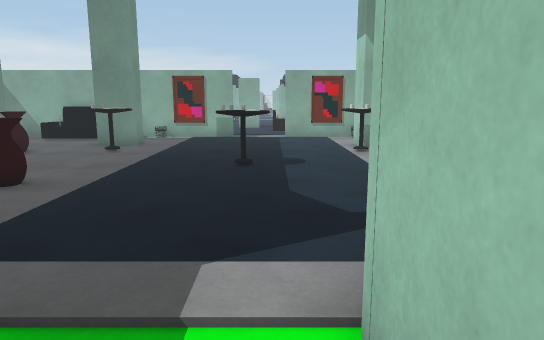
View 1 (above)

16 first-person views from a walk through a Unity game level. The camera is 1.4 m above the floor, tilts 10° down and sees 70° across. The floor is counted in squares, 0.72 m on a side. Each view is taken from the middle of a square. On the plan, view 1 faces up. The plan holds only what a view shows up to about 19 squares ahead; the rest is blank. The place goes on beyond the plan. The player is left out. Some animated figures are not drawn. Door leaves are left out, so doorways stand open. Surface patterns are stand-ins for the level's own textures.

View 2
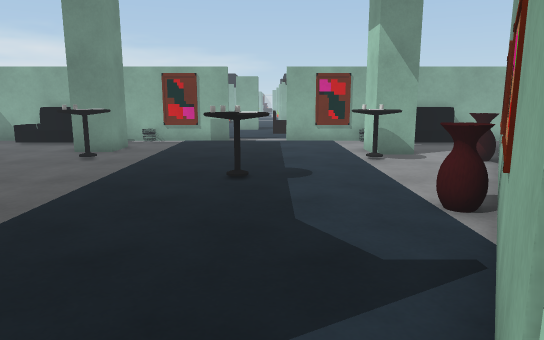

View 3
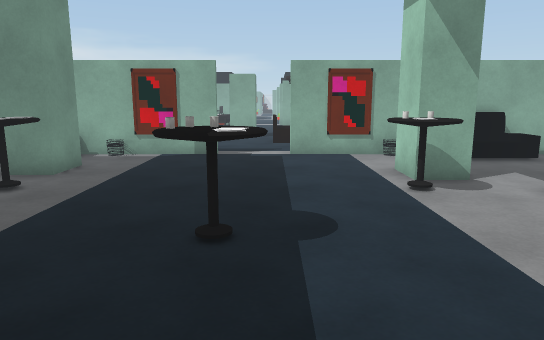

View 4
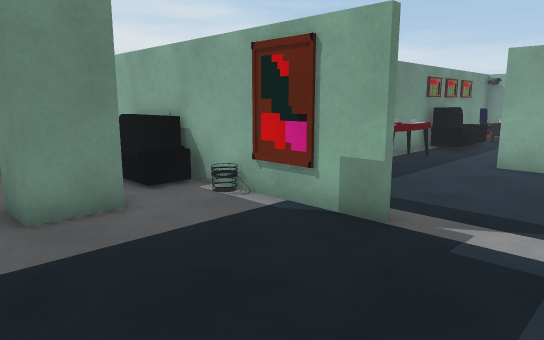

View 5
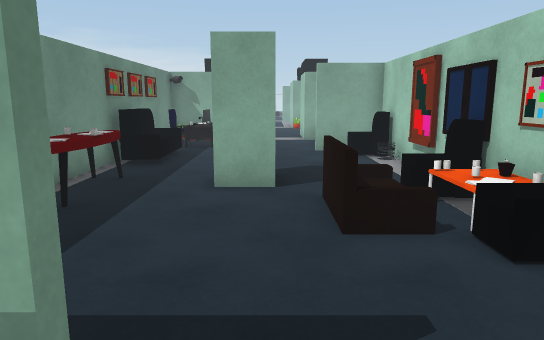

View 6
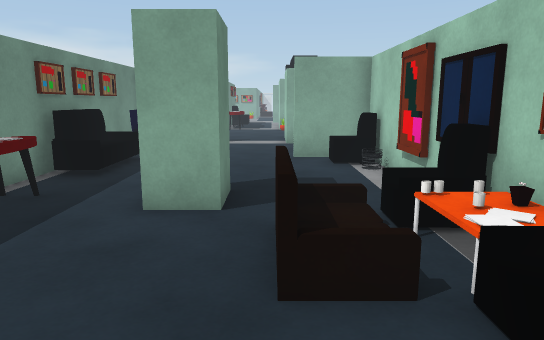

View 7
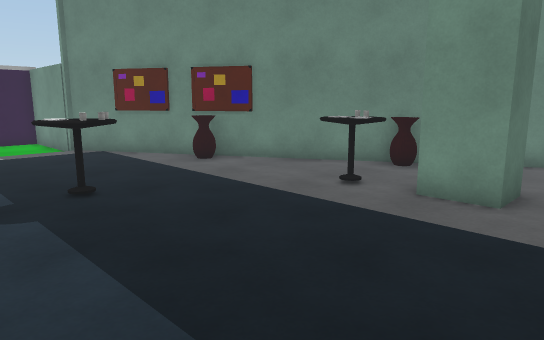

View 8
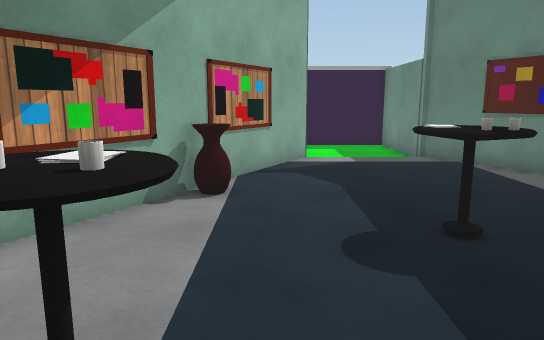

View 9
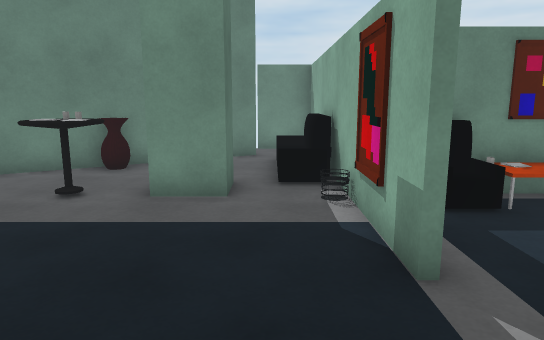

View 10
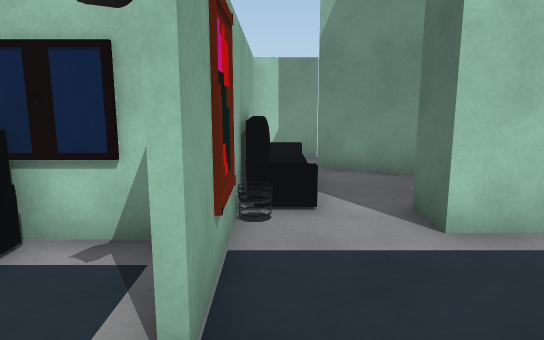

View 11
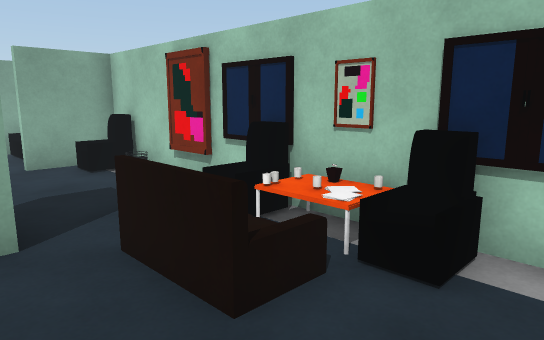

View 12
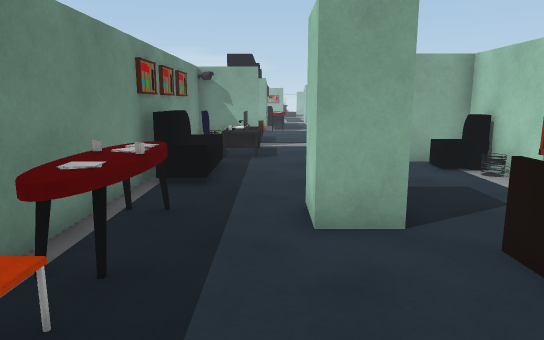

View 13
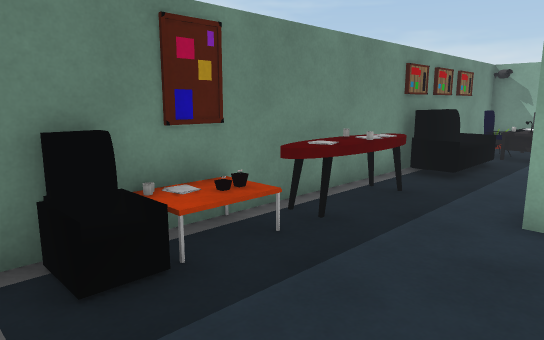

View 14
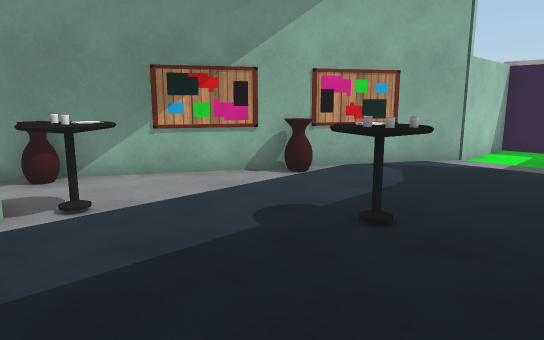

View 15
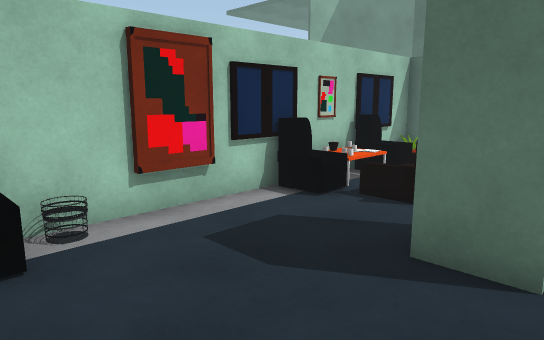

View 16
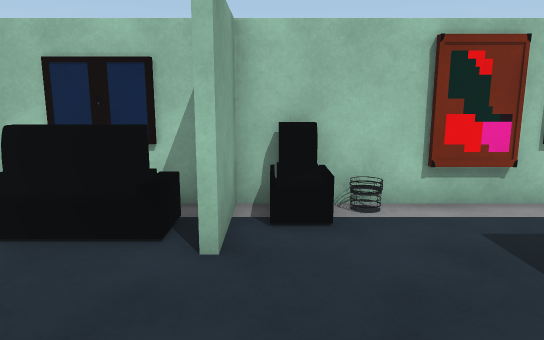

### Floor plan
Key: @ floor where view 1 was taken; # wall or solid block; . floor; = window, fence, low wall or low ledge; A vase; T table; S sofa; E desk; C chair; O other object.
Columns run from 12 left of view 1 to 9 right of it. Each row starts with its distance up from view 1.
 38       #EE.....O#
 37       #CE.....O#
 36       #CO.....O#
 35       #......###
 34       TO...... ##
 33       OO.......##
 32       TO.......O#
 31       #........O#
 30       #........O#
 29       #T..##....#
 28       #T..##....#
 27       #T....S.OO#
 26       #T....S OO#
 25       OO....SO.O#
 24       OO......OO#
 23       OO........#
 22       #.........#
 21 ####### O#...O#O######
 20  OOOO=...........OOOO=
 19  ....................=
 18 #....##..............#
 17 ##...##.........##...#
 16  #..............##..##
 15  #AA.TT........TT..A#
 14  ##A..T........TT..A
 13   ##..............##
 12    # ......TT.....#
 11    ##......TT....##
 10     ##...........#
  9      #A........A##
  8      #A.........#
  7      ##........T
  6       #T......##
  5       ## .....#
  4        ##.....#
  3         #....##
  2         #....#
  1         #....#
  0         #...@#
 -1         #....#
 -2         ######

Positions as (right, up) in squares from view 1, and headings:
1: (0, 0), facing up
2: (0, 2), facing up
3: (0, 6), facing up
4: (1, 15), facing up-left
5: (-1, 19), facing up
6: (0, 21), facing up
7: (2, 20), facing down-left
8: (2, 17), facing down
9: (2, 19), facing left
10: (-2, 20), facing right
11: (-2, 22), facing up-right
12: (-3, 22), facing up
13: (-1, 21), facing up-left
14: (-4, 17), facing down-right
15: (-3, 34), facing down-right
16: (-4, 34), facing right
